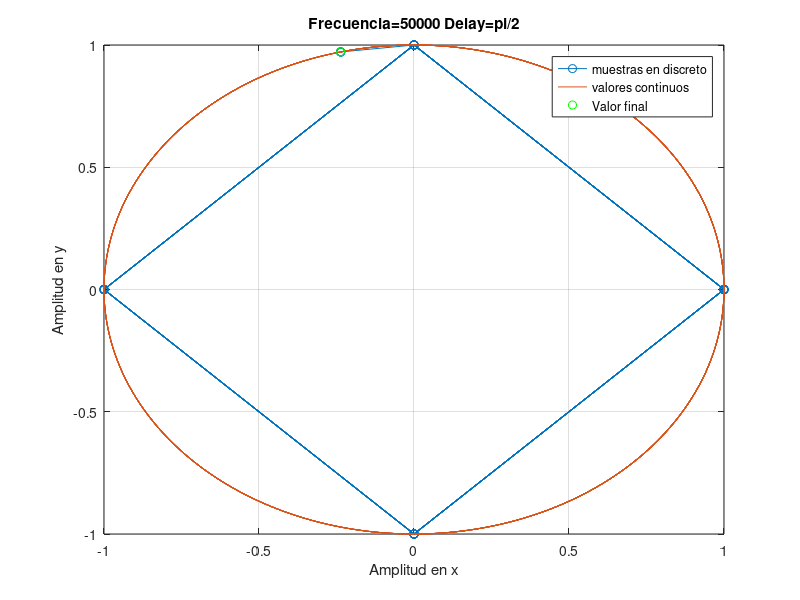
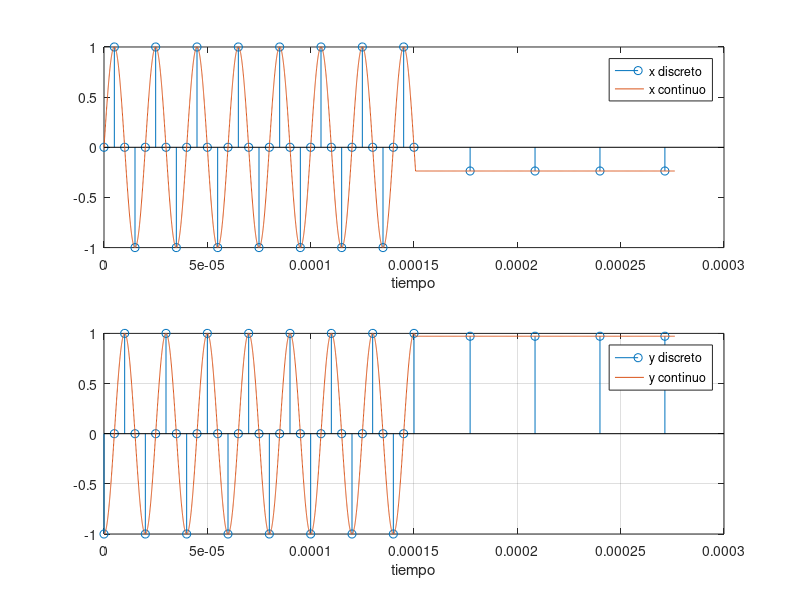

Here is the MATLAB script that generated these plots, in order: (Note: this script raises an error after producing the figures.)
 
clear all
close all
clc

%Frecuencia de muestreo:
f_max =   50e3;

%Parametro de simulación
nciclos         = 1;                %Cantidad de ciclos simulados
simulation_time = (nciclos+0.2)*2*pi/f_max; %Tiempo de simulacion


%Factor de sobremuestreo discreto
npoints_discreto = 4;
f_s_discreto = npoints_discreto * f_max;
t_s_discreto = 1/f_s_discreto;

%Factor de sobremuestreo continuo
npoints_continuo = 500; %Cantidad de muestras que se toman en cada ciclo (en tiempo continuo)
f_s_continuo = npoints_continuo * f_max;
t_s_continuo= 1/f_s_continuo;




t_line_continuo = (0:t_s_continuo:simulation_time);


%Señal continuo con delay pi/2
B = 1; 
A = B;
initial_phase = -pi/2;
delay = 0; 

x_continuo = A * cos(2*pi*f_max*t_line_continuo+initial_phase);
y_continuo = B * sin(2*pi*f_max*t_line_continuo + delay+initial_phase);

x_continuo = [x_continuo, ones(1,npoints_continuo)* x_continuo(end)];
y_continuo = [y_continuo, ones(1,npoints_continuo)* y_continuo(end)];

%Señal discreta con delay pi/2
OSF = fix(f_s_continuo/ f_s_discreto);

x_discreto = x_continuo(1:OSF:end);
y_discreto = y_continuo(1:OSF:end);

%Señal discreta muestreada con factor de sobremuestreo npoints_discreto
t_line_continuo = [t_line_continuo,(t_line_continuo(end): 2*pi*t_s_continuo:t_line_continuo(end)+(npoints_continuo-1)*2*pi*t_s_continuo)];

t_line_discreto = t_line_continuo(1:OSF:end);


%Representación de figuras de Lissajous con delay pi/2

figure
plot(x_discreto,y_discreto,'-o')
hold all
plot(x_continuo,y_continuo,'-')
axis([-1 1 -1 1]), 
title(sprintf('Frecuencia=%d Delay=pi/2',f_max))
xlabel('Amplitud en x');
ylabel('Amplitud en y');
hold all
plot(x_continuo(end),y_continuo(end),'og')
legend('muestras en discreto','valores continuos','Valor final')
%Comparación entre señal ideal y señal muestreada en funcion del tiempo


grid on

figure
subplot(211)
stem(t_line_discreto,x_discreto)
hold all
plot(t_line_continuo,x_continuo,'-')
xlabel('tiempo')
legend('x discreto','x continuo')
subplot(212)
stem(t_line_discreto,y_discreto)
hold all
plot(t_line_continuo,y_continuo,'-')
xlabel('tiempo')
legend('y discreto','y continuo')
grid on

displacement_discreto = a_tan2(x_discreto,y_discreto);
displacement_continuo = a_tan2(x_continuo,y_continuo);
